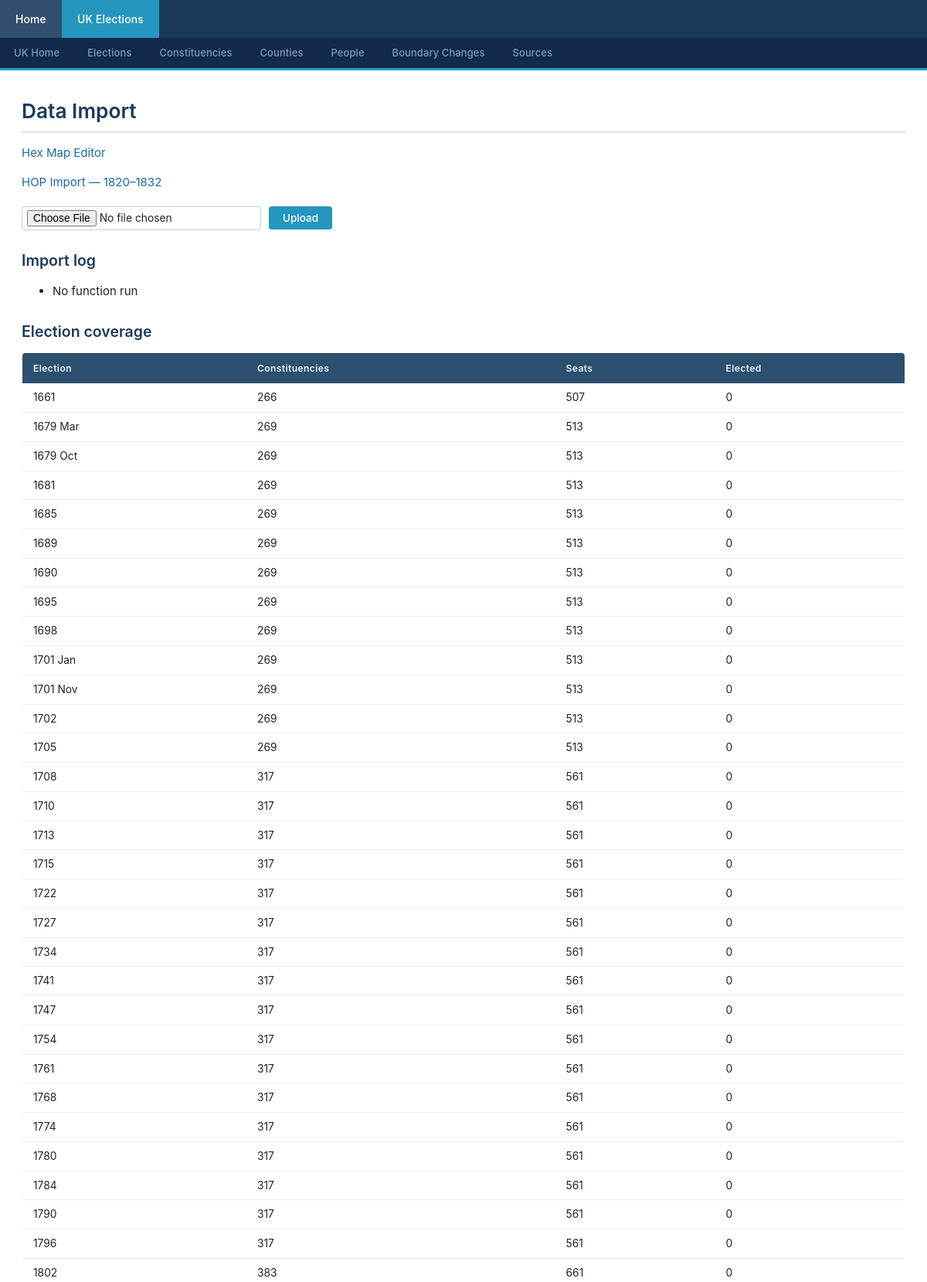
/uk/siteadmin (upper part), run on the app's committed database.
### uk_elections/models.py (models this page shows, shortened)
class Election(models.Model):
    type = models.CharField(max_length=20, choices=(('GE', 'General Election'), ('BE', 'By-Election')))
    year = models.CharField(max_length=10,blank=True,null=True)
    date = models.DateTimeField()
    endDate = models.DateTimeField(blank=True,null=True)
    turnout_votes = models.FloatField(blank=True,null=True)
    turnout_percent = models.FloatField(blank=True,null=True)
    alternate = models.IntegerField(default=1)
    notes = models.TextField(blank=True,null=True)
    largest_party = models.TextField(blank=True,null=True)
    prime_minister = models.TextField(blank=True,null=True)
    second_party = models.TextField(blank=True,null=True)
    opp_leader = models.TextField(blank=True,null=True)
    map = models.CharField(max_length=20,blank=True,null=True)
    hex = models.CharField(max_length=20,blank=True,null=True)
    gj = models.CharField(max_length=20,blank=True,null=True)
    constituency = models.ForeignKey(
        Constituency,
        on_delete=models.CASCADE,
        null=True,
        blank=True,
        help_text="Only for by-elections"
    )
    oldMP = models.CharField(max_length=100,blank=True,null=True)

### uk_elections/views.py (the view)
# urls.py: path('siteadmin', views.siteadmin, name='siteadmin'),
def siteadmin(request):
    status = ['No function run']
    if request.method == 'POST':
        myfile = request.FILES['myfile']
        uploader = Uploader(myfile)
        status = uploader.errors
    elections = (Election.objects
                 .filter(type='GE')
                 .order_by('date')
                 .annotate(elected_count=Count('candidateresult', filter=Q(candidateresult__elected=True))))
    election_stats = []
    for e in elections:
        active = (Constituency.objects
                  .filter(start_date__lte=e.date)
                  .filter(Q(end_date__isnull=True) | Q(end_date__gt=e.date)))
        totals = active.aggregate(constituency_count=Count('id'), seat_total=Sum('seats'))
        election_stats.append({
            'election': e,
            'constituency_count': totals['constituency_count'] or 0,
            'seat_total': totals['seat_total'] or 0,
            'elected_count': e.elected_count,
        })
    dup_names = (Constituency.objects
                 .values('name')
                 .annotate(cnt=Count('id'))
                 .filter(cnt__gt=1)
                 .values_list('name', flat=True))
    seat_issues = []
    for name in sorted(dup_names):
        instances = list(Constituency.objects.filter(name=name).order_by('start_date'))
        for i in range(len(instances) - 1):
            old, new = instances[i], instances[i + 1]
            if old.seats != new.seats:
                seat_issues.append({
                    'name': name,
                    'old_seats': old.seats,
                    'new_seats': new.seats,
                    'old_end': old.end_date,
                    'new_start': new.start_date,
                })
    return render(request, "uk_elections/siteadmin.html", {
        'status': status,
        'election_stats': election_stats,
        'seat_issues': seat_issues,
    })

### uk_elections/templates/uk_elections/siteadmin.html (shortened to what this page needs)
{% extends "uk_elections/ukhome.html" %}
{% block content %}
<h1>Data Import</h1>
<p><a href="/uk/siteadmin/hexeditor">Hex Map Editor</a></p>
<p><a href="/uk/siteadmin/hop-import">HOP Import — 1820–1832</a></p>
<form method="post" action="/uk/siteadmin" enctype="multipart/form-data">
  <div class="btn-row">
    <input type="file" name="myfile">
    <button type="submit">Upload</button>
  </div>
</form>
{% if status %}
<h2>Import log</h2>
<ul>
  {% for error in status %}
    <li>{{ error }}</li>
  {% endfor %}
</ul>
{% endif %}
<h2>Election coverage</h2>
<table>
  <thead>
    <tr>
      <th>Election</th>
      <th>Constituencies</th>
      <th>Seats</th>
      <th>Elected</th>
    </tr>
  </thead>
  <tbody>
    {% for row in election_stats %}
    <tr>
      <td>{{ row.election.year }}</td>
      <td>{{ row.constituency_count }}</td>
      <td>{{ row.seat_total }}</td>
      <td>{{ row.elected_count }}</td>
    </tr>
    {% endfor %}
  </tbody>
</table>
{% endblock %}

### ElectionWebsite/static/main.css (style rules this page uses)
*, *::before, *::after { box-sizing: border-box; }
body { font-family: -apple-system, BlinkMacSystemFont, "Segoe UI", system-ui, Arial, sans-serif; font-size: 15px; line-height: 1.65; color: #1e2329; background: #f4f6f9; margin: 0; }
h1, h2, h3, h4 { color: #1a3a5c; font-weight: 600; line-height: 1.3; margin: 1.4em 0 0.5em; }
h1 { font-size: 1.75em; margin-top: 0.3em; padding-bottom: 0.35em; border-bottom: 2px solid #dde3ea; }
h2 { font-size: 1.3em; }
p { margin: 0 0 0.9em; }
a { color: #1a6ba0; text-decoration: none; }
table { border-collapse: collapse; width: 100%; margin: 1em 0; font-size: 0.92em; background: #fff; border: 1px solid #dde3ea; border-radius: 5px; overflow: hidden; }
th { background: #1a3a5c; color: #fff; padding: 9px 14px; text-align: left; font-weight: 600; font-size: 0.88em; letter-spacing: 0.03em; white-space: nowrap; }
td { padding: 7px 14px; border-bottom: 1px solid #eaecef; vertical-align: middle; }
tfoot th, tfoot td, table tr:last-child th { background: #2d4f70; color: #e8f0f8; border-top: 2px solid #1a3a5c; }
input[type="text"], input[type="file"], select, textarea { font-family: inherit; font-size: 0.92em; padding: 6px 10px; border: 1px solid #c8d0da; border-radius: 4px; background: #fff; color: #1e2329; }
input[type="file"] { padding: 4px 6px; }
button, input[type="submit"] { font-family: inherit; font-size: 0.9em; font-weight: 500; padding: 7px 18px; border: none; border-radius: 4px; cursor: pointer; background: #2596be; color: #fff; transition: background 0.15s, box-shadow 0.15s; }
.btn-row { display: flex; gap: 10px; flex-wrap: wrap; margin: 18px 0; align-items: center; }

### data on the page
Election: election.year "1661", constituency_count "266", seat_total "507", elected_count "0"
Election: election.year "1679 Mar", constituency_count "269", seat_total "513", elected_count "0"
Election: election.year "1679 Oct", constituency_count "269", seat_total "513", elected_count "0"
Election: election.year "1681", constituency_count "269", seat_total "513", elected_count "0"
Election: election.year "1685", constituency_count "269", seat_total "513", elected_count "0"
Election: election.year "1689", constituency_count "269", seat_total "513", elected_count "0"
Election: election.year "1690", constituency_count "269", seat_total "513", elected_count "0"
Election: election.year "1695", constituency_count "269", seat_total "513", elected_count "0"
Election: election.year "1698", constituency_count "269", seat_total "513", elected_count "0"
Election: election.year "1701 Jan", constituency_count "269", seat_total "513", elected_count "0"
Election: election.year "1701 Nov", constituency_count "269", seat_total "513", elected_count "0"
Election: election.year "1702", constituency_count "269", seat_total "513", elected_count "0"
Election: election.year "1705", constituency_count "269", seat_total "513", elected_count "0"
Election: election.year "1708", constituency_count "317", seat_total "561", elected_count "0"
Election: election.year "1710", constituency_count "317", seat_total "561", elected_count "0"
Election: election.year "1713", constituency_count "317", seat_total "561", elected_count "0"
Election: election.year "1715", constituency_count "317", seat_total "561", elected_count "0"
Election: election.year "1722", constituency_count "317", seat_total "561", elected_count "0"
Election: election.year "1727", constituency_count "317", seat_total "561", elected_count "0"
Election: election.year "1734", constituency_count "317", seat_total "561", elected_count "0"
Election: election.year "1741", constituency_count "317", seat_total "561", elected_count "0"
Election: election.year "1747", constituency_count "317", seat_total "561", elected_count "0"
Election: election.year "1754", constituency_count "317", seat_total "561", elected_count "0"
Election: election.year "1761", constituency_count "317", seat_total "561", elected_count "0"
Election: election.year "1768", constituency_count "317", seat_total "561", elected_count "0"
Election: election.year "1774", constituency_count "317", seat_total "561", elected_count "0"
Election: election.year "1780", constituency_count "317", seat_total "561", elected_count "0"
Election: election.year "1784", constituency_count "317", seat_total "561", elected_count "0"
Election: election.year "1790", constituency_count "317", seat_total "561", elected_count "0"
Election: election.year "1796", constituency_count "317", seat_total "561", elected_count "0"
Election: election.year "1802", constituency_count "383", seat_total "661", elected_count "0"

### other printed values
{{ error }} "No function run"
